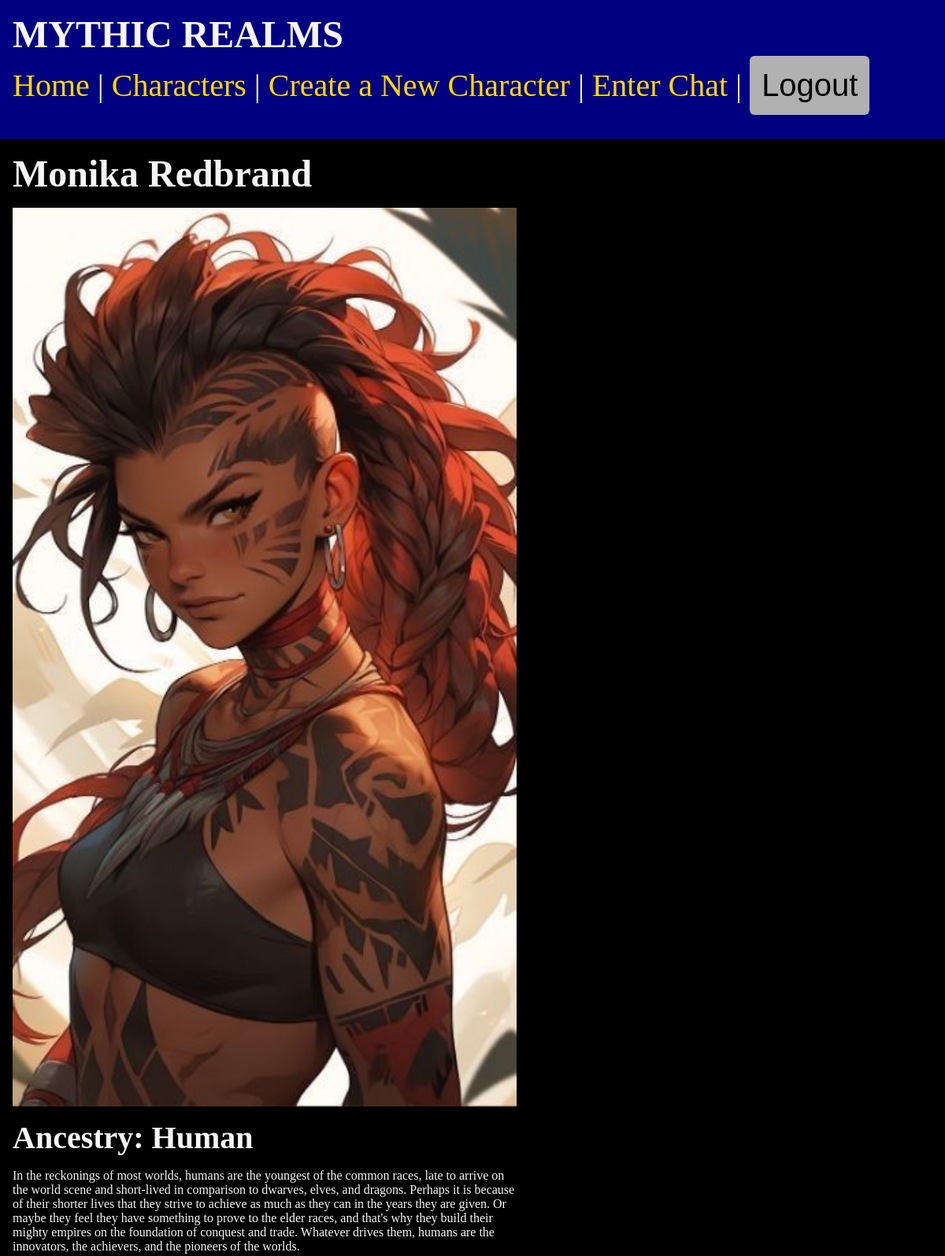
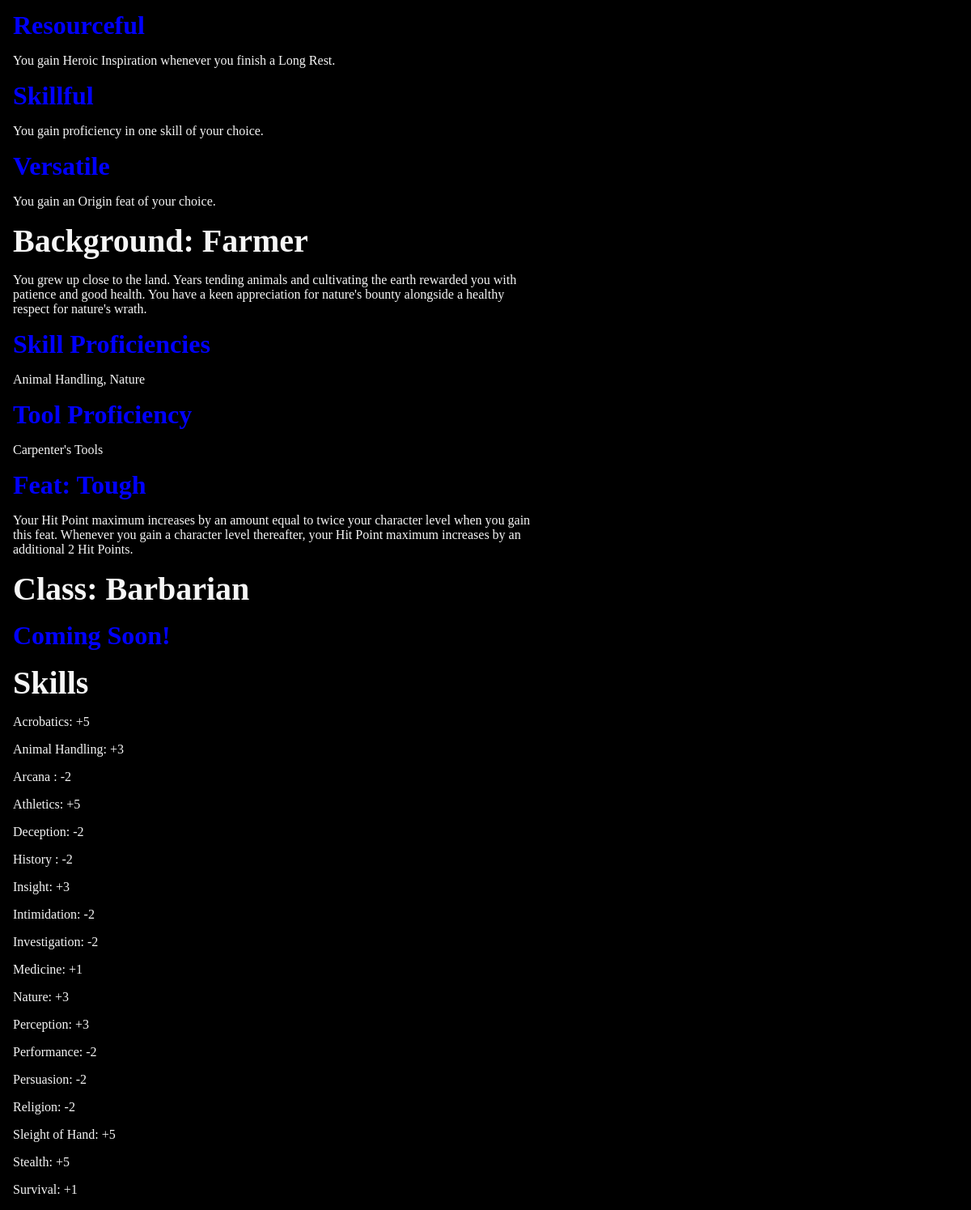
The page /characters/mike-monika-redbrand (signed in) on the database its author committed (2 pictures, top to bottom).
### characters/models.py (models this page shows, shortened)
class Character(models.Model):
    name = models.CharField(max_length= 50)
    ancestry = models.CharField(max_length= 50)
    background = models.CharField(max_length= 50)
    ch_class = models.CharField(max_length= 50)
    ch_image = models.ImageField(default='fallback.png', blank=True)
    str = models.IntegerField()
    dex = models.IntegerField()
    con = models.IntegerField()
    int = models.IntegerField()
    wis = models.IntegerField()
    cha = models.IntegerField()
    acrobatics = models.BooleanField()
    animal_handling = models.BooleanField()
    arcana = models.BooleanField()
    athletics = models.BooleanField()
    deception = models.BooleanField()
    history = models.BooleanField()
    insight = models.BooleanField()
    intimidation = models.BooleanField()
    investigation = models.BooleanField()
    medicine = models.BooleanField()
    nature = models.BooleanField()
    perception = models.BooleanField()
    performance = models.BooleanField()
    persuasion = models.BooleanField()
    religion = models.BooleanField()
    sleight_of_hand = models.BooleanField()
    stealth = models.BooleanField()
    survival = models.BooleanField()
    slug = models.SlugField()
    owner = models.ForeignKey(User, on_delete=models.CASCADE, default=None)

### characters/views.py (the view)
# urls.py: path('<slug:slug>', views.character_page, name='character'),
@login_required(login_url="/users/login/")
def character_page(request, slug):
    character = Character.objects.get(slug=slug)
    modifiers = []
    modifiers.append(calc_modifier(character.dex, character.acrobatics))
    modifiers.append(calc_modifier(character.wis, character.animal_handling))
    modifiers.append(calc_modifier(character.int, character.arcana))
    modifiers.append(calc_modifier(character.str, character.athletics))
    modifiers.append(calc_modifier(character.cha, character.deception))
    modifiers.append(calc_modifier(character.int, character.history))
    modifiers.append(calc_modifier(character.wis, character.insight))
    modifiers.append(calc_modifier(character.cha, character.intimidation))
    modifiers.append(calc_modifier(character.int, character.investigation))
    modifiers.append(calc_modifier(character.wis, character.medicine))
    modifiers.append(calc_modifier(character.wis, character.nature))
    modifiers.append(calc_modifier(character.wis, character.perception))
    modifiers.append(calc_modifier(character.cha, character.performance))
    modifiers.append(calc_modifier(character.cha, character.persuasion))
    modifiers.append(calc_modifier(character.int, character.religion))
    modifiers.append(calc_modifier(character.dex, character.sleight_of_hand))
    modifiers.append(calc_modifier(character.dex, character.stealth))
    modifiers.append(calc_modifier(character.wis, character.survival))
    return render(request, 'characters/character_page.html', {'character': character, 'modifiers': modifiers})

### characters/views.py (called while the page is built)
def calc_modifier(att, prof):
    if (prof):
        temp = int((att - 10)/ 2 + 2)
    else:
        temp = int((att - 10) / 2)
    if (temp >= 0):
        return (f'+{temp}')
    else:
        return (f'{temp}')

### characters/templates/characters/character_page.html (shortened to what this page needs)
{% extends 'layout.html' %}
{% block content %}
    <section>
        <h1>{{character.name}}</h1>
        <img
            class="portrait"
            src="{{ character.ch_image.url }}"
            alt="No image to display"
        />
        <h2>Ancestry: {{ character.ancestry }}</h2>
        {% if character.ancestry == "Human"%}
            <p style="max-width: 640px; word-wrap:break-word">In the reckonings of most worlds, humans are the youngest of the common races, late to arrive on the world scene and short-lived in comparison to dwarves, elves, and dragons. Perhaps it is because of their shorter lives that they strive to achieve as much as they can in the years they are given. Or maybe they feel they have something to prove to the elder races, and that's why they build their mighty empires on the foundation of conquest and trade. Whatever drives them, humans are the innovators, the achievers, and the pioneers of the worlds.</p>
            <h3>Resourceful</h3>
            <p style="max-width: 640px; word-wrap:break-word">You gain Heroic Inspiration whenever you finish a Long Rest.</p>
            <h3>Skillful</h3>
            <p style="max-width: 640px; word-wrap:break-word">You gain proficiency in one skill of your choice.</p>
            <h3>Versatile</h3>
            <p style="max-width: 640px; word-wrap:break-word">You gain an Origin feat of your choice.</p>
        {% else %}
            <h3>Coming Soon!</h3>
        {% endif %}
        <h2>Background: {{ character.background }}</h2>
        {% if character.background == "Criminal"%}
            <p style="max-width: 640px; word-wrap:break-word">You eked out a living in dark alleyways, cutting purses or burgling shops. Perhaps you were part of a small gang of like-minded wrongdoers who looked out for each other. Or maybe you were a lone wolf, fending for yourself against the local thieves' guild and more fearsome lawbreakers.</p>
            <h3>Skill Proficiencies</h3>
            <p>Sleight of Hand, Stealth</p>
            <h3>Tool Proficiency</h3>
            <p>Thieves' Tools</p>
            <h3>Feat: Alert</h3>
            <p style="max-width: 640px; word-wrap:break-word">You gain the following benefits.</p>
            <p style="max-width: 640px; word-wrap:break-word"><b>Initiative Proficiency.</b> When you roll Initiative, you can add your Proficiency Bonus to the roll.</p>
            <p style="max-width: 640px; word-wrap:break-word"><b>Initiative Swap.</b> Immediately after you roll Initiative, you can swap your Initiative with the Initiative of one willing ally in the same combat. You can't make this swap if you or the ally has the Incapacitated condition.</p>
        {% elif character.background == "Farmer" %}
            <p style="max-width: 640px; word-wrap:break-word">You grew up close to the land. Years tending animals and cultivating the earth rewarded you with patience and good health. You have a keen appreciation for nature's bounty alongside a healthy respect for nature's wrath.</p>
            <h3>Skill Proficiencies</h3>
            <p>Animal Handling, Nature</p>
            <h3>Tool Proficiency</h3>
            <p>Carpenter's Tools</p>
            <h3>Feat: Tough</h3>
            <p style="max-width: 640px; word-wrap:break-word">Your Hit Point maximum increases by an amount equal to twice your character level when you gain this feat. Whenever you gain a character level thereafter, your Hit Point maximum increases by an additional 2 Hit Points.</p>
        {% else %}
            <h3>Coming Soon!</h3>
        {% endif %}
        <h2>Class: {{ character.ch_class }}</h2>
        {% if character.ch_class == "Fighter"%}
            <p style="max-width: 640px; word-wrap:break-word">Fighters rule many battlefields. Questing knights, royal champions, elite soldiers, and hardened mercenaries—as Fighters, they all share an unparalleled prowess with weapons and armor. And they are well acquainted with death, both meting it out and defying it.</p>
            <p style="max-width: 640px; word-wrap:break-word">Fighters master various weapon techniques, and a well-equipped Fighter always has the right tool at hand for any combat situation. Likewise, a Fighter is adept with every form of armor. Beyond that basic degree of familiarity, each Fighter specializes in certain styles of combat. Some concentrate on archery, some on fighting with two weapons at once, and some on augmenting their martial skills with magic. This combination of broad ability and extensive specialization makes Fighters superior combatants.</p>
            <h3>Skill Proficiencies</h3>
            <p>Athletics, Perception</p>
            <h3>Level 1: Fighting Style</h3>
            <p style="max-width: 640px; word-wrap:break-word">You have honed your martial prowess and gain a Fighting Style feat of your choice. Defense is recommended.</p>
            <p style="max-width: 640px; word-wrap:break-word">Whenever you gain a Fighter level, you can replace the feat you chose with a different Fighting Style feat.</p>
            <h3>Level 1: Second Wind</h3>
            <p style="max-width: 640px; word-wrap:break-word">You have a limited well of physical and mental stamina that you can draw on. As a Bonus Action, you can use it to regain Hit Points equal to 1d10 plus your Fighter level.</p>
            <p style="max-width: 640px; word-wrap:break-word">You can use this feature twice. You regain one expended use when you finish a Short Rest, and you regain all expended uses when you finish a Long Rest.</p>
            <p style="max-width: 640px; word-wrap:break-word">When you reach certain Fighter levels, you gain more uses of this feature, as shown in the Second Wind column of the Fighter Features table.</p>
            <h3>Level 1: Weapon Mastery</h3>
            <p style="max-width: 640px; word-wrap:break-word">Your training with weapons allows you to use the mastery properties of three kinds of Simple or Martial weapons of your choice. Whenever you finish a Long Rest, you can practice weapon drills and change one of those weapon choices.</p>
            <p style="max-width: 640px; word-wrap:break-word">When you reach certain Fighter levels, you gain the ability to use the mastery properties of more kinds of weapons, as shown in the Weapon Mastery column of the Fighter Features table.</p>
        {% else %}
            <h3>Coming Soon!</h3>
        {% endif %}
        <h2>Skills</h2>
        <p> Acrobatics: {{ modifiers.0}} </p>
        <p> Animal Handling: {{ modifiers.1}} </p>
        <p> Arcana : {{ modifiers.2}} </p>
        <p> Athletics: {{ modifiers.3}} </p>
        <p> Deception: {{ modifiers.4}} </p>
        <p> History : {{ modifiers.5}} </p>
        <p> Insight: {{ modifiers.6}} </p>
        <p> Intimidation: {{ modifiers.7}} </p>
        <p> Investigation: {{ modifiers.8}} </p>
        <p> Medicine: {{ modifiers.9}} </p>
        <p> Nature: {{ modifiers.10}} </p>
        <p> Perception: {{ modifiers.11}} </p>
        <p> Performance: {{ modifiers.12}} </p>
        <p> Persuasion: {{ modifiers.13}} </p>
        <p> Religion: {{ modifiers.14}} </p>
        <p> Sleight of Hand: {{ modifiers.15}} </p>
        <p> Stealth: {{ modifiers.16}} </p>
        <p> Survival: {{ modifiers.17}} </p>
    </section>
{% endblock %}

### static/css/style.css (style rules this page uses)
* { margin: 0; padding: 0; box-sizing: border-box; }
body { min-height: 100vh; background-color: black; color: whitesmoke; font-size: 3rem; }
section { display: flex; flex-flow: column; gap: 1rem; }
h1 { font-size: 3.0rem; }
h2 { font-size: 2.5rem; }
h3 { font-size: 2.0rem; color: blue; }
p { font-size: 1rem; }
.portrait { display: block; max-width: 640px; }

### rows shown on the page
Character: name "Monika Redbrand", ch_image (picture), ancestry "Human", background "Farmer", ch_class "Barbarian"

### other values the page prints
{{ modifiers.0 }} "+5"
{{ modifiers.1 }} "+3"
{{ modifiers.2 }} "-2"
{{ modifiers.3 }} "+5"
{{ modifiers.4 }} "-2"
{{ modifiers.5 }} "-2"
{{ modifiers.6 }} "+3"
{{ modifiers.7 }} "-2"
{{ modifiers.8 }} "-2"
{{ modifiers.9 }} "+1"
{{ modifiers.10 }} "+3"
{{ modifiers.11 }} "+3"
{{ modifiers.12 }} "-2"
{{ modifiers.13 }} "-2"
{{ modifiers.14 }} "-2"
